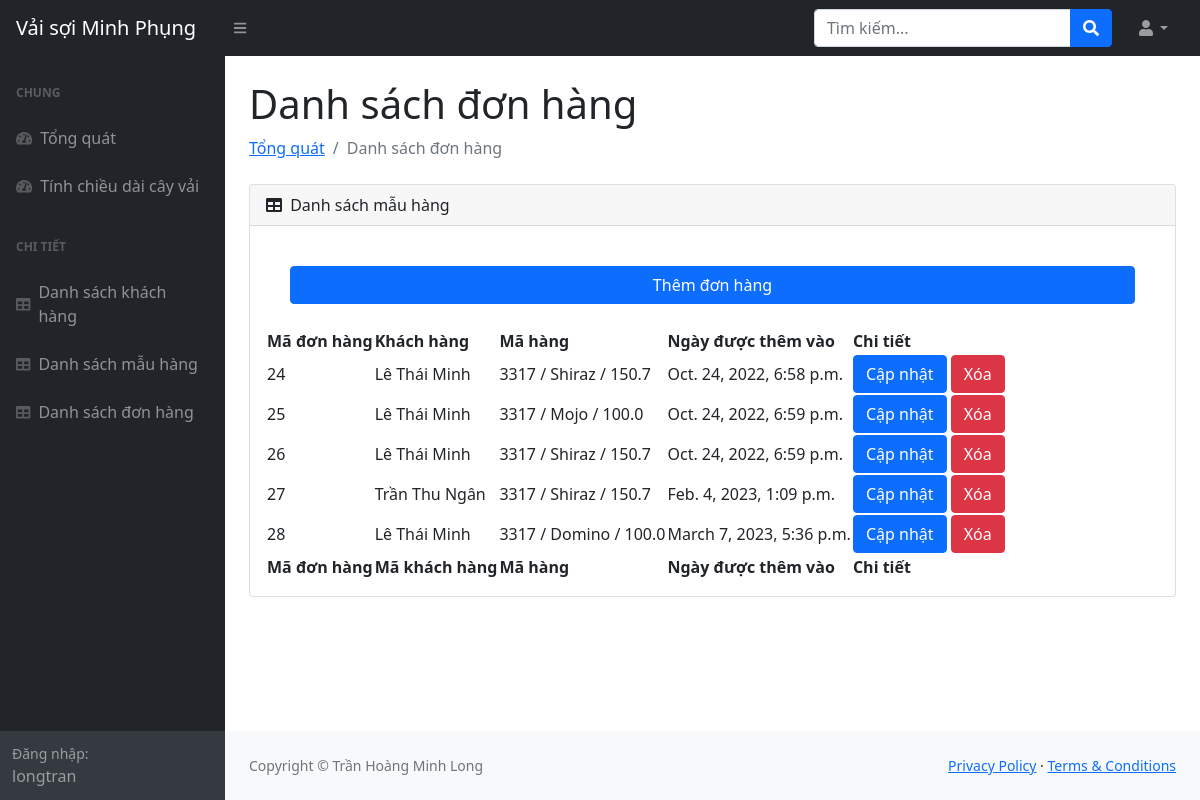
Before: /orderTable (signed in) with the older database file.
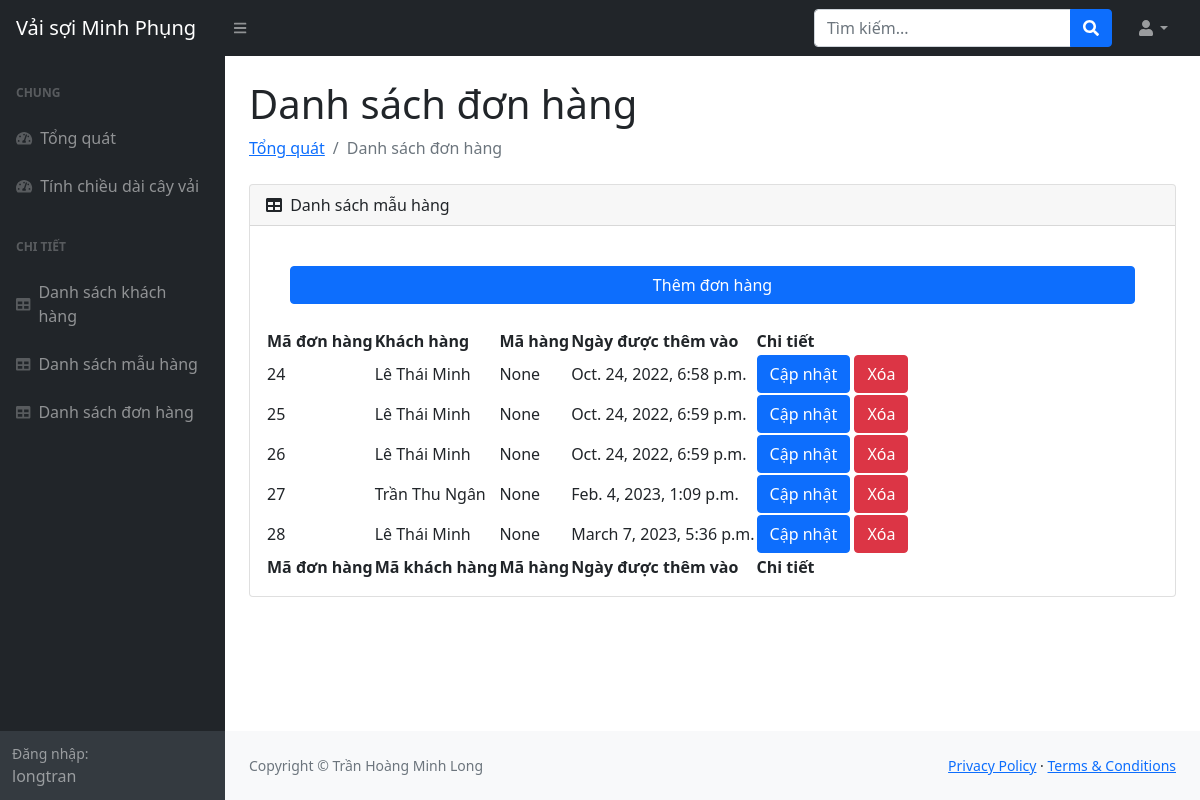
After: the same page with the newer database file.
### management/models.py (models this page shows, shortened)
class Order(models.Model):
    order_id = models.BigAutoField(primary_key=True)
    customer = models.ForeignKey(Customer, null=True, on_delete=models.SET_NULL)
    product = models.ForeignKey(Product, null=True, on_delete=models.SET_NULL)
    order_date = models.DateTimeField(auto_now_add=True, null=True)

class Product(models.Model):
    measurement_unit_choices = [
        ('m', 'meter'),
        ('y', 'yard'),
    ]
    product_id = models.BigAutoField(primary_key=True)
    color = models.CharField(max_length=64)
    hexcolor = models.CharField(max_length=64)
    length = models.FloatField()
    measurement_unit = models.CharField(max_length = 64, choices = measurement_unit_choices)
    type = models.CharField(max_length=64)
    location = models.CharField(max_length=64, null=True)
    measurement_unit = models.CharField(max_length=64, choices=measurement_unit_choices)
    product_date = models.DateTimeField(auto_now_add=True, null=True)
    def __str__(self):
        return f'{self.type} / {self.color} / {self.length}'

class Customer(models.Model):
    customer_id = models.BigAutoField(primary_key=True)
    lastname = models.CharField(max_length=64)
    middlename = models.CharField(max_length=64, null=True)
    firstname = models.CharField(max_length=64)
    phone = models.CharField(max_length=64, null=True)
    socialnumber = models.IntegerField(null=True)
    customer_date = models.DateTimeField(auto_now_add=True, null=True)
    def __str__(self):
        return f'{self.lastname} {self.middlename} {self.firstname}'

### management/decorators.py (the view)
        def wrapper_func(request, *args, **kwargs):
            group = None
            if request.user.groups.exists():
                group = request.user.groups.all()[0].name
            if group in allowed_roles:
                return view_func(request, *args, **kwargs)
            else:
                return HttpResponse("Bạn không có quyền truy cập")

### management/views.py (called while the page is built)
@login_required(login_url="login")
@allowed_users(allowed_roles=["admin"])
def orderTable(request):
    order = Order.objects.all()
    context = {
        "order": order,
    }
    return render(request, "management/tables/orderTable.html", context)

### management/templates/management/tables/orderTable.html
{% extends 'management/main.html' %} {%block content%}
<main>
  <div class="container-fluid px-4">
    <h1 class="mt-4">Danh sách đơn hàng</h1>
    <ol class="breadcrumb mb-4">
      <li class="breadcrumb-item"><a href="home">Tổng quát</a></li>
      <li class="breadcrumb-item active">Danh sách đơn hàng</li>
    </ol>
    <div class="card mb-4">
      <div class="card-header">
        <i class="fas fa-table me-1"></i>
        Danh sách mẫu hàng
      </div>
      <div class="card-body">
        <div class="d-grid gap-2">
          <a
            href="{% url 'formOrder'%}"
            class="m-4 btn btn-primary"
            role="button"
            >Thêm đơn hàng</a
          >
        </div>
        <table id="datatablesSimple">
          <thead>
            <tr>
              <th>Mã đơn hàng</th>
              <th>Khách hàng</th>
              <th>Mã hàng</th>
              <th>Ngày được thêm vào</th>
              <th>Chi tiết</th>
            </tr>
          </thead>
          <tfoot>
            <tr>
              <th>Mã đơn hàng</th>
              <th>Mã khách hàng</th>
              <th>Mã hàng</th>
              <th>Ngày được thêm vào</th>
              <th>Chi tiết</th>
            </tr>
          </tfoot>
          <tbody>
            {% for order in order %}
            <tr>
              <td>{{order.order_id}}</td>
              <td>{{order.customer}}</td>
              <td>{{order.product}}</td>
              <td>{{order.order_date}}</td>
              <td>
                <a
                  href="{% url 'updateOrder' order.order_id %}"
                  class="btn btn-primary"
                  >Cập nhật</a
                >
                <a
                  href="{% url 'deleteOrder' order.order_id %}"
                  class="btn btn-danger"
                  >Xóa</a
                >
              </td>
            </tr>
            {% endfor %}
          </tbody>
        </table>
      </div>
    </div>
  </div>
</main>
{%endblock%}

Changed rows visible on the page:
changed Order "Oct. 24, 2022, 6:58 p.m.": product "3317 / Shiraz / 150.7" → "None"
changed Order id 25: product "3317 / Mojo / 100.0" → "None"
changed Order id 26: product "3317 / Shiraz / 150.7" → "None"
changed Order "Feb. 4, 2023, 1:09 p.m.": product "3317 / Shiraz / 150.7" → "None"
changed Order "March 7, 2023, 5:36 p.m.": product "3317 / Domino / 100.0" → "None"
